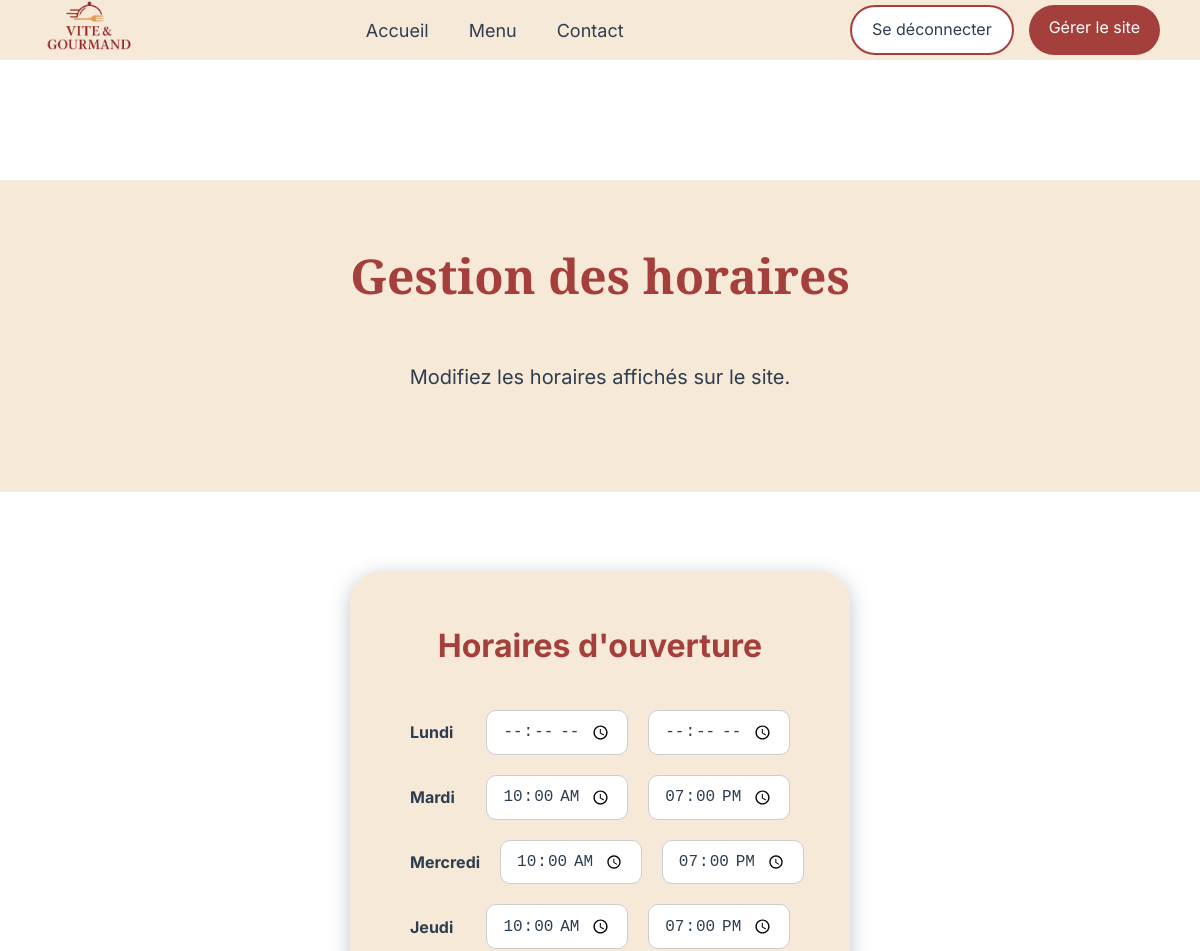
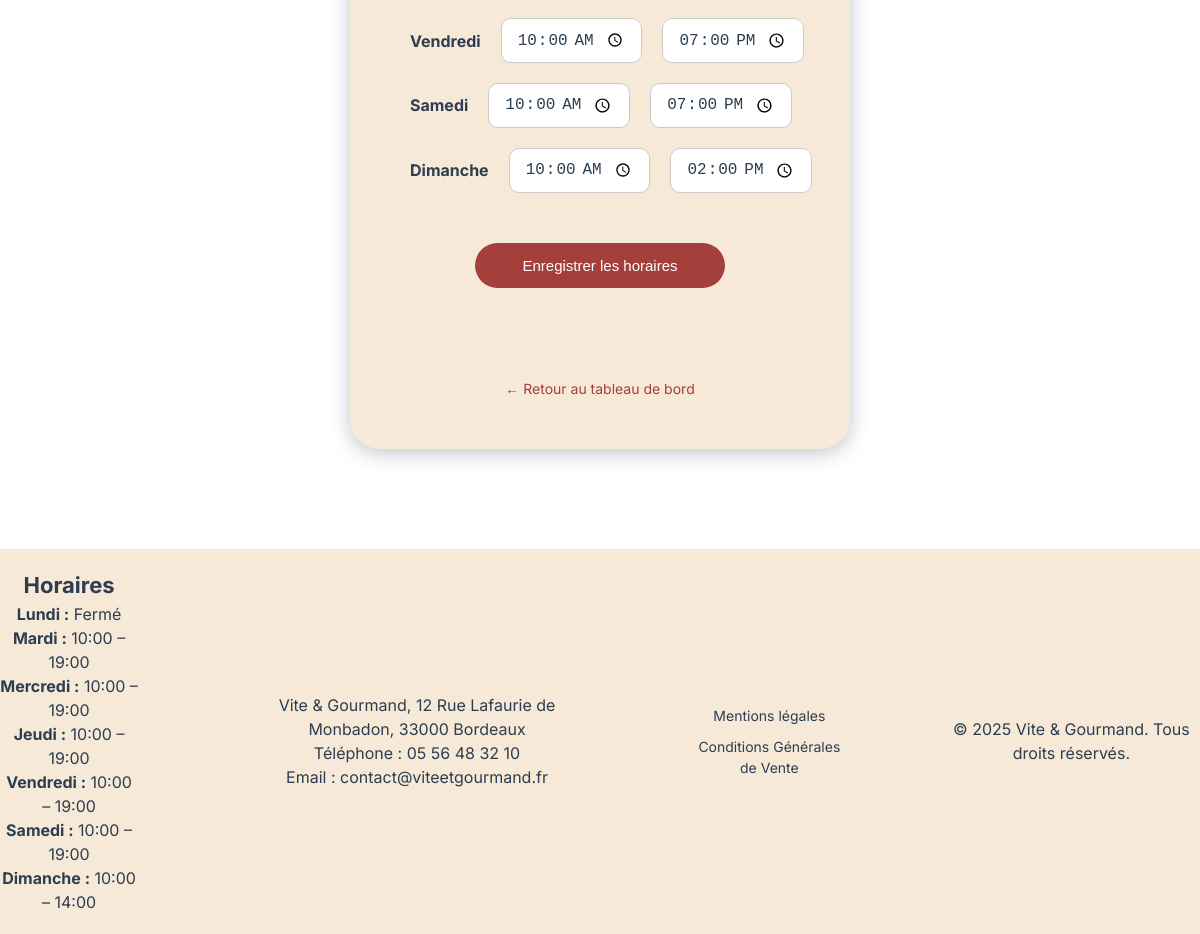
The page /public/gestion-horaires.php (signed in) on the database its author committed (2 pictures, top to bottom).
### tables this page shows
CREATE TABLE horaire (
    id INT AUTO_INCREMENT PRIMARY KEY,
    jour VARCHAR(20) NOT NULL,
    ouverture TIME NULL,
    fermeture TIME NULL
);

### models/horaireModel.php (called while the page is built, shortened)
<?php
function getHoraires(PDO $pdo): array
{
    $stmt = $pdo->query("
        SELECT jour, ouverture, fermeture
        FROM horaire
        ORDER BY id
    ");
    return $stmt->fetchAll(PDO::FETCH_ASSOC);
}

### public/gestion-horaires.php (the view, shortened to what this page needs)
<?php
require_once __DIR__ . '/../config/database.php';
require_once __DIR__ . '/../models/horaireModel.php';
$horaires = getHoraires($pdo);
?>
<!DOCTYPE html>
<html lang="fr">
<head>
    <?php
    require_once __DIR__ . '/../partials/head.php';
    ?>
</head>
<body>
<?php
require_once __DIR__ . '/../partials/header.php';
?>
<main id="main-content">
    <section class="hero-section commandes-hero">
        <h1>Gestion des horaires</h1>
        <p>Modifiez les horaires affichés sur le site.</p>
    </section>
    <section class="horaires-form-container">
        <form method="POST" class="horaires-form form-card">
            <h2>Horaires d'ouverture</h2>
            <?php foreach ($horaires as $h): ?>
                <div class="jour">
                    <label><?= ucfirst($h['jour']) ?></label>
                    <input
                        type="time"
                        name="<?= $h['jour'] ?>_ouverture"
                        value="<?= htmlspecialchars($h['ouverture'] ?? '') ?>"
                    >
                    <input
                        type="time"
                        name="<?= $h['jour'] ?>_fermeture"
                        value="<?= htmlspecialchars($h['fermeture'] ?? '') ?>"
                    >
                </div>
            <?php endforeach; ?>
            <button type="submit" class="btn-commande">
                Enregistrer les horaires
            </button>
            <div class="auth-links">
                <a href="espace-employe.php">← Retour au tableau de bord</a>
            </div>
        </form>
    </section>
</main>
<?php
require_once __DIR__ . '/../partials/footer.php';
?>
</body>
</html>

### partials/footer.php (shortened to what this page needs)
<?php
require_once __DIR__ . '/../config/database.php';
require_once __DIR__ . '/../models/horaireModel.php';
$horaires = getHoraires($pdo);
?>
<footer>
        <div class="footer-container">
            <div class="horaires">
                <h3>Horaires</h3>
                <?php foreach ($horaires as $h): ?>
                    <p>
                        <strong><?= ucfirst($h['jour']) ?> :</strong>
                        <?php if ($h['ouverture'] && $h['fermeture']): ?>
                            <?= substr($h['ouverture'], 0, 5) ?> – <?= substr($h['fermeture'], 0, 5) ?>
                        <?php else: ?>
                            Fermé
                        <?php endif; ?>
                    </p>
                <?php endforeach; ?>
            </div>
            <div class="contact">
                <p>Vite & Gourmand, 12 Rue Lafaurie de Monbadon, 33000 Bordeaux</p>
                <p>Téléphone : 05 56 48 32 10</p>
                <p>Email : contact@viteetgourmand.fr </p>
            </div>
            <div class="legal">
                <a href="mentions-legales.php">Mentions légales</a>
                <a href="cgv.php">Conditions Générales de Vente</a>
            </div>
            <div class="copyright">
                <p>&copy; 2025 Vite & Gourmand. Tous droits réservés.</p>
            </div>
        </div>
    </footer>

### public/assets/css/style.css (style rules this page uses)
* { margin: 0; padding: 0; box-sizing: border-box; }
h2 { font-size: 2rem; text-align: center; color: #A43F3B; margin-bottom: 20px; }
h3 { font-size: 1.375rem; }
p { font-size: 1rem; }
html, body { overflow-x: hidden; }
body { font-family: 'Inter', sans-serif; background-color: #FFFFFF; color: #2C3E50; line-height: 1.5; }
h1 { font-weight: bold; font-size: 3rem; font-family: 'Playfair Display', serif; color: #A43F3B; }
.form-card { background-color: #F7E9D7; padding: 60px 40px; border-radius: 30px; box-shadow: 0 4px 20px rgba(44, 62, 80, 0.3); display: flex; flex-direction: column; gap: 20px; }
.footer-container { display: flex; flex-direction: row; justify-content: center; align-items: center; background-color: #F7E9D7; color: #2C3E50; text-align: center; padding: 20px 0; gap: 100px; }
.legal { display: flex; flex-direction: column; gap: 10px; font-size: 0.875rem; }
.legal a { color: #2C3E50; text-decoration: none; }
.hero-section { display: flex; flex-direction: column; align-items: center; background-color: #F7E9D7; padding: 60px 20px; margin-bottom: 80px; }
.hero-section p { font-size: 1.25rem; margin-bottom: 40px; }
.hero-section h1 { margin-bottom: 50px; }
.btn-commande { display:flex; align-items: center; justify-content: center; cursor: pointer; width:250px; height:60px; background: #A43F3B; color:white; text-decoration:none; text-align:center; border-radius:30px; margin: 0 auto 60px auto; border: none; font-size: 1rem; }
.auth-links { display: flex; flex-direction: column; align-items: center; gap: 20px; }
.auth-links a { color: #A43F3B; text-decoration: none; }
.form-card label { font-weight: 600; color: #2C3E50; font-size: 0.9375rem; }
.form-card input, .form-card select { width: 100%; padding: 12px 14px; font-size: 0.9375rem; border-radius: 10px; border: 1px solid #ccc; transition: border-color 0.2s ease, box-shadow 0.2s ease; }
.form-card .btn-commande { margin-top: 10px; height: 45px; font-size: 0.9375rem; display: inline-flex; align-items: center; justify-content: center; }
.form-card .auth-links { margin-top: 10px; text-align: center; }
.form-card .auth-links a { text-decoration: none; font-size: 0.875rem; color: #A43F3B; }
.horaires-form-container { display: flex; justify-content: center; margin-bottom: 100px; }
.horaires-form { background-color: #F7E9D7; padding: 50px 60px; border-radius: 30px; width: 500px; display: flex; flex-direction: column; gap: 20px; box-shadow: 0 4px 20px rgba(44, 62, 80, 0.3); }
.jour { display: flex; justify-content: space-between; align-items: center; gap: 20px; }
.jour label { font-size: 1rem; font-weight: bold; color: #2C3E50; width: 120px; }
.jour input { flex: 1; padding: 10px 15px; border-radius: 10px; border: 1px solid #ccc; font-size: 1rem; color: #2C3E50; }
.horaires-form .btn-commande { margin-top: 30px; }
.horaires-form .auth-links { text-align: center; }
.horaires-form .auth-links a { color: #A43F3B; text-decoration: none; font-size: 0.875rem; }

### rows shown on the page
horaire: jour "Lundi", shows "Fermé"
horaire: jour "Mardi", ouverture "10:00:00", fermeture "19:00:00", ouverture "10:00", fermeture "19:00"
horaire: jour "Mercredi", ouverture "10:00:00", fermeture "19:00:00", ouverture "10:00", fermeture "19:00"
horaire: jour "Jeudi", ouverture "10:00:00", fermeture "19:00:00", ouverture "10:00", fermeture "19:00"
horaire: jour "Vendredi", ouverture "10:00:00", fermeture "19:00:00", ouverture "10:00", fermeture "19:00"
horaire: jour "Samedi", ouverture "10:00:00", fermeture "19:00:00", ouverture "10:00", fermeture "19:00"
horaire: jour "Dimanche", ouverture "10:00:00", fermeture "14:00:00", ouverture "10:00", fermeture "14:00"

### other values the page prints
$profilLabel "Gérer le site"
